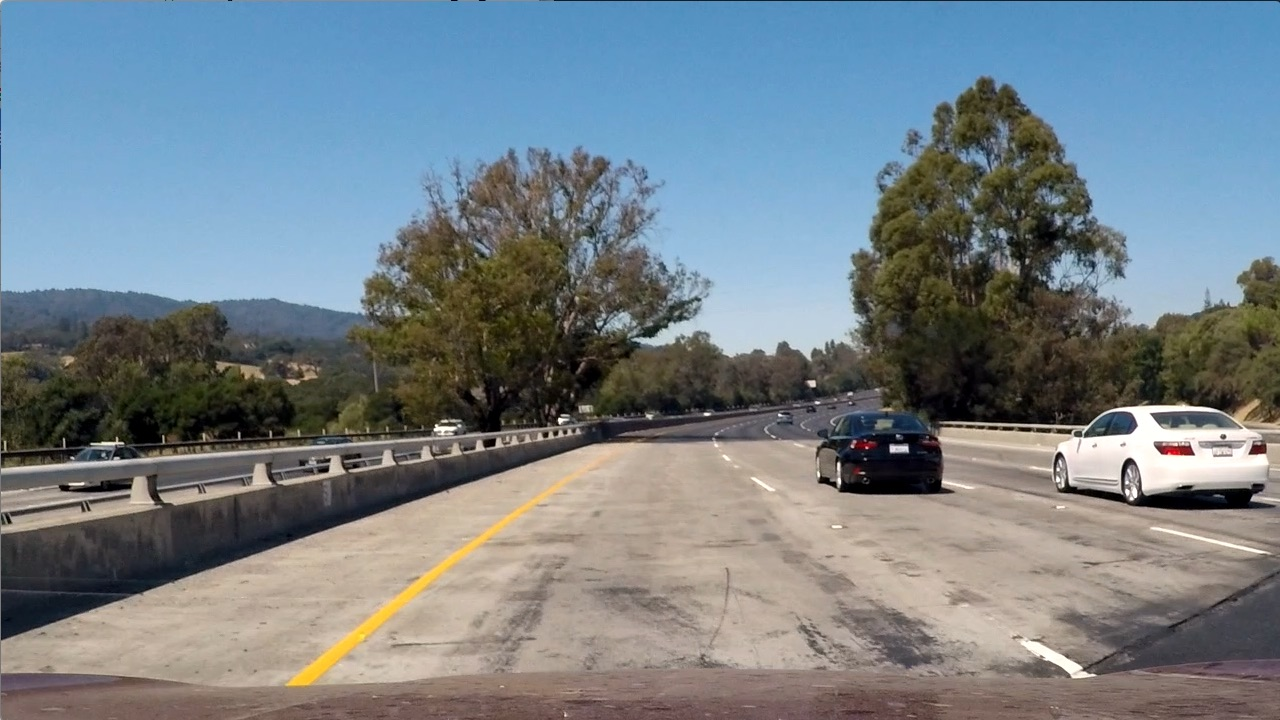
#> input picture test1.jpg, 1280 x 720 px; its folder holds only this picture in this run
$ python -i road_line_detection.py   (imports and definitions only)
#> lines starting #> are read from the running program, lines starting #| are printed output that depends on the picture; after the words box and inside, x2 and y2 are one past the last pixel; in counts of white or black regions, pixels touching at a corner belong together
#> further down, picture is the input picture: shape (720, 1280, 3); mean B, G, R 135.5, 128.7, 117.5
import matplotlib.pyplot as plt
import numpy as np
import cv2
import os
import matplotlib.image as mpimg
from moviepy.editor import VideoFileClip
import math

def interested_region(img, vertices):
    if len(img.shape) > 2:
        mask_color_ignore = (255,) * img.shape[2]
    else:
        mask_color_ignore = 255

    cv2.fillPoly(np.zeros_like(img), vertices, mask_color_ignore)
    return cv2.bitwise_and(img, np.zeros_like(img))


def hough_lines(img, rho, theta, threshold, min_line_len, max_line_gap):
    lines = cv2.HoughLinesP(img, rho, theta, threshold, np.array([]), minLineLength=min_line_len, maxLineGap=max_line_gap)
    line_img = np.zeros((img.shape[0], img.shape[1], 3), dtype=np.uint8)
    lines_drawn(line_img,lines)
    return line_img


def lines_drawn(img, lines, color=[255, 0, 0], thickness=6):
    global cache
    global first_frame
    slope_l, slope_r = [],[]
    lane_l,lane_r = [],[]

    a =0.2
    for line in lines:
        for x1,y1,x2,y2 in line:
            slope = (y2-y1)/(x2-x1)
            if slope > 0.4:
                slope_r.append(slope)
                lane_r.append(line)
            elif slope < -0.4:
                slope_l.append(slope)
                lane_l.append(line)
        img.shape[0] = min(y1,y2,img.shape[0])
    if((len(lane_l) == 0) or (len(lane_r) == 0)):
        print ('no lane detected')
        return 1
    slope_mean_l = np.mean(slope_l,axis =0)
    slope_mean_r = np.mean(slope_r,axis =0)
    mean_l = np.mean(np.array(lane_l),axis=0)
    mean_r = np.mean(np.array(lane_r),axis=0)

    if ((slope_mean_r == 0) or (slope_mean_l == 0 )):
        print('dividing by zero')
        return 1

    x1_l = int((img.shape[0] - mean_l[0][1] - (slope_mean_l * mean_l[0][0]))/slope_mean_l)
    x2_l = int((img.shape[0] - mean_l[0][1] - (slope_mean_l * mean_l[0][0]))/slope_mean_l)
    x1_r = int((img.shape[0] - mean_r[0][1] - (slope_mean_r * mean_r[0][0]))/slope_mean_r)
    x2_r = int((img.shape[0] - mean_r[0][1] - (slope_mean_r * mean_r[0][0]))/slope_mean_r)


    if x1_l > x1_r:
        x1_l = int((x1_l+x1_r)/2)
        x1_r = x1_l
        y1_l = int((slope_mean_l * x1_l ) + mean_l[0][1] - (slope_mean_l * mean_l[0][0]))
        y1_r = int((slope_mean_r * x1_r ) + mean_r[0][1] - (slope_mean_r * mean_r[0][0]))
        y2_l = int((slope_mean_l * x2_l ) + mean_l[0][1] - (slope_mean_l * mean_l[0][0]))
        y2_r = int((slope_mean_r * x2_r ) + mean_r[0][1] - (slope_mean_r * mean_r[0][0]))
    else:
        y1_l = img.shape[0]
        y2_l = img.shape[0]
        y1_r = img.shape[0]
        y2_r = img.shape[0]

    present_frame = np.array([x1_l,y1_l,x2_l,y2_l,x1_r,y1_r,x2_r,y2_r],dtype ="float32")

    if first_frame == 1:
        next_frame = present_frame
        first_frame = 0
    else :
        prev_frame = cache
        next_frame = (1-a)*prev_frame+a*present_frame

    cv2.line(img, (int(next_frame[0]), int(next_frame[1])), (int(next_frame[2]),int(next_frame[3])), color, thickness)
    cv2.line(img, (int(next_frame[4]), int(next_frame[5])), (int(next_frame[6]),int(next_frame[7])), color, thickness)

    cache = next_frame

def weighted_img(img, initial_img, α=0.8, β=1., λ=0.):
    return cv2.addWeighted(initial_img, α, img, β, λ)
def process_image(image):
    global first_frame
    gray_image = cv2.cvtColor(image, cv2.COLOR_BGR2GRAY)
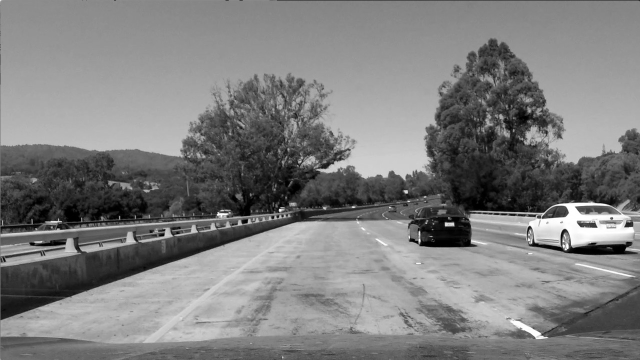
#> gray_image: shape (720, 1280) (shown at 1/2 size); min 0, max 255, mean 126.1
    img_hsv = cv2.cvtColor(image, cv2.COLOR_RGB2HSV)
#> img_hsv: shape (720, 1280, 3); mean H, S, V 68.1, 78, 149.5
    lower_yellow = np.array([20, 100, 100], dtype = "uint8")
    upper_yellow = np.array([30, 255, 255], dtype="uint8")
    mask_yellow = cv2.inRange(img_hsv, lower_yellow, upper_yellow)
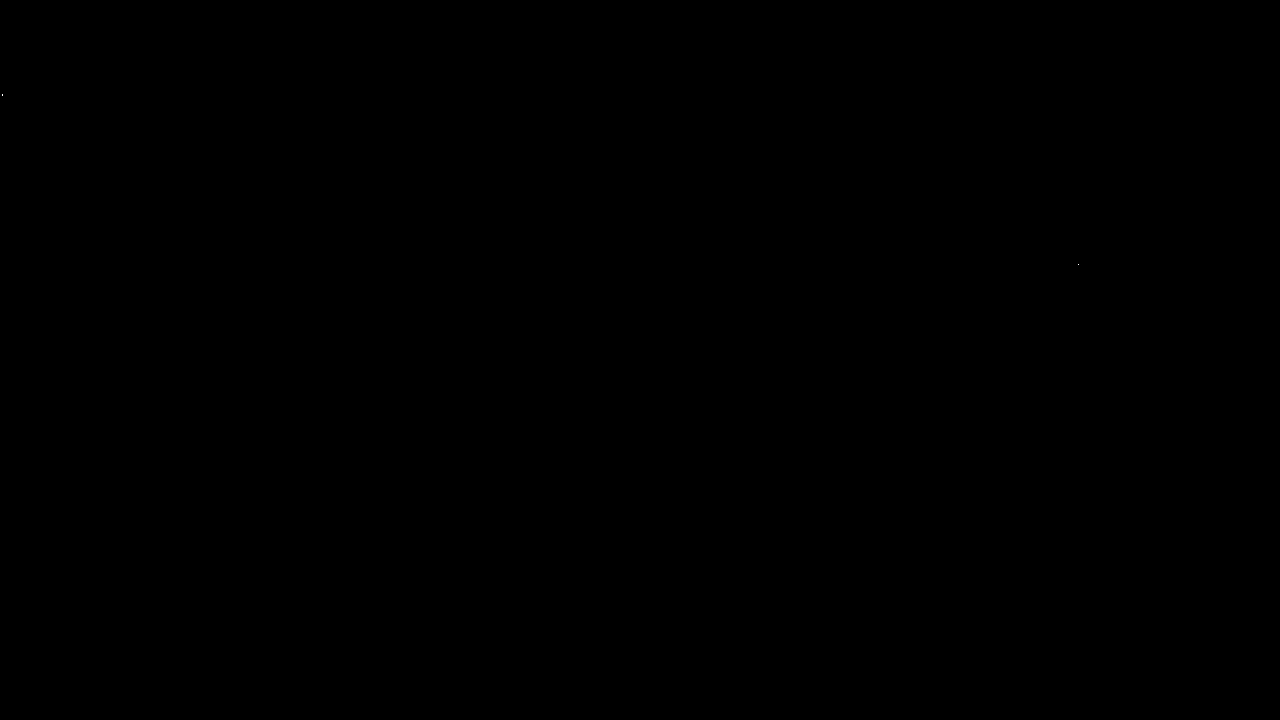
#> mask_yellow: shape (720, 1280); 0% white in thin lines or dots, all inside (x1, y1, x2, y2) = (2, 94, 1079, 265)
    mask_white = cv2.inRange(gray_image, 200, 255)
#> mask_white: shape (720, 1280); 2.6% white; 300 white regions (256 under 20 px), largest, box (x1, y1, x2, y2) and area: (939, 405, 1280, 491) 9557, (646, 297, 858, 359) 7015, (287, 459, 598, 685) 2925
    mask_yw = cv2.bitwise_or(mask_white, mask_yellow)
    mask_yw_image = cv2.bitwise_and(gray_image, mask_yw)
    gauss_gray= cv2.GaussianBlur(mask_yw_image, (5, 5), 0)
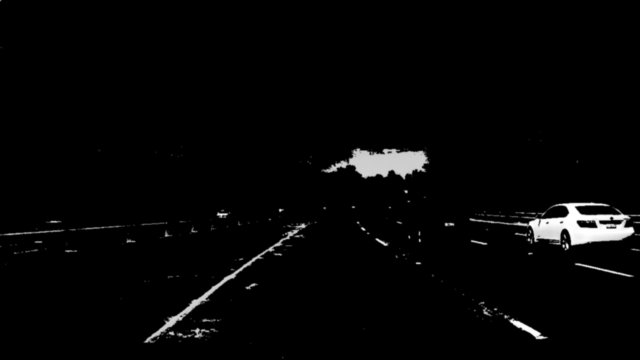
#> gauss_gray: shape (720, 1280) (shown at 1/2 size); min 0, max 255, mean 5.8
    canny_edges=cv2.Canny(gauss_gray, 50, 150)
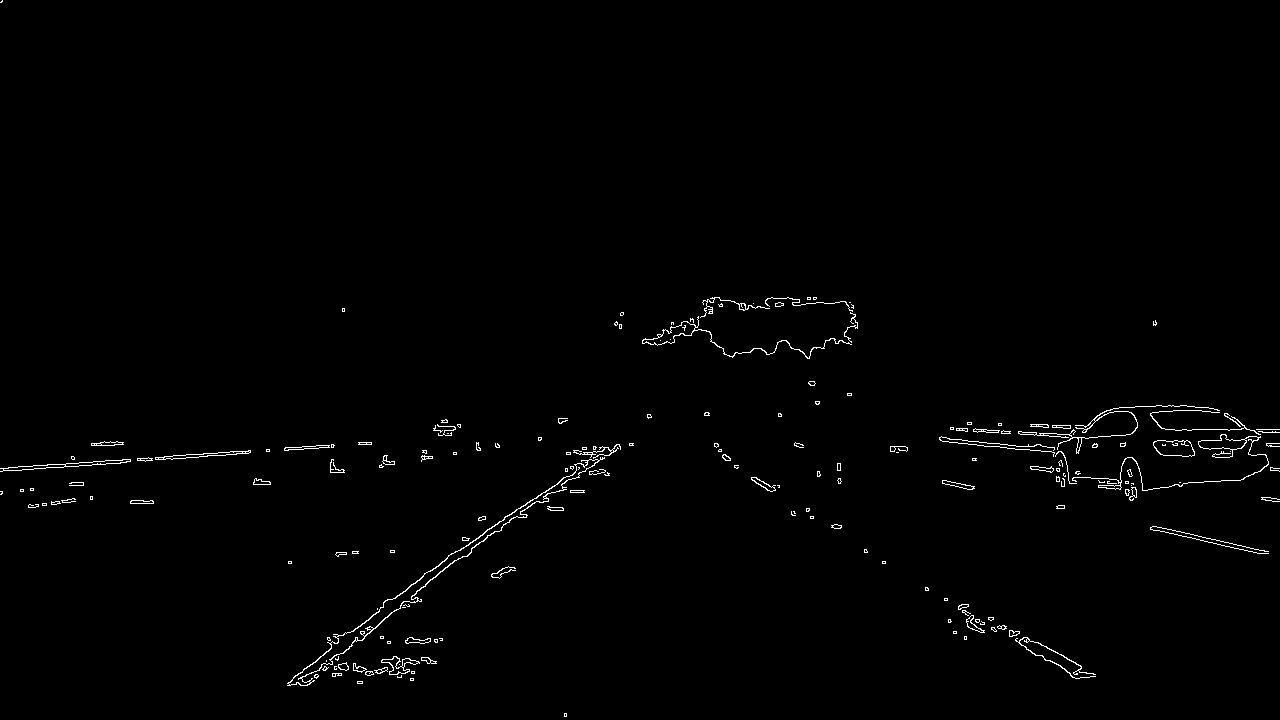
#> canny_edges: shape (720, 1280); 0.91% white in thin lines or dots
    imshape = image.shape
    lower_left = [imshape[1]/9,imshape[0]]
    lower_right = [imshape[1]-imshape[1]/9,imshape[0]]
    top_left = [imshape[1]/2-imshape[1]/8,imshape[0]/2+imshape[0]/10]
    top_right = [imshape[1]/2+imshape[1]/8,imshape[0]/2+imshape[0]/10]
    vertices = [np.array([lower_left,top_left,top_right,lower_right],dtype=np.int32)]
    roi_image = interested_region(canny_edges, vertices)
    theta = np.pi/180
    line_image = hough_lines(roi_image, 4, theta, 30, 100, 180)
#> in hough_lines, `lines = cv2.HoughLinesP(img, rho, theta, threshold, np.array([]), minL..`: lines = None
    result = weighted_img(line_image, image, α=0.8, β=1., λ=0.)
    return result


first_frame = 1
white_output = '__path_to_output_file__'
# [1 line that did not run here, left out]
# [1 line that did not run here, left out]
# [1 line not run here, left out]

>>> import cv2
>>> picture = cv2.imread('test1.jpg')
#> (the run stopped early here; a loop or call above may not have finished)

$ run again, on test2.jpg
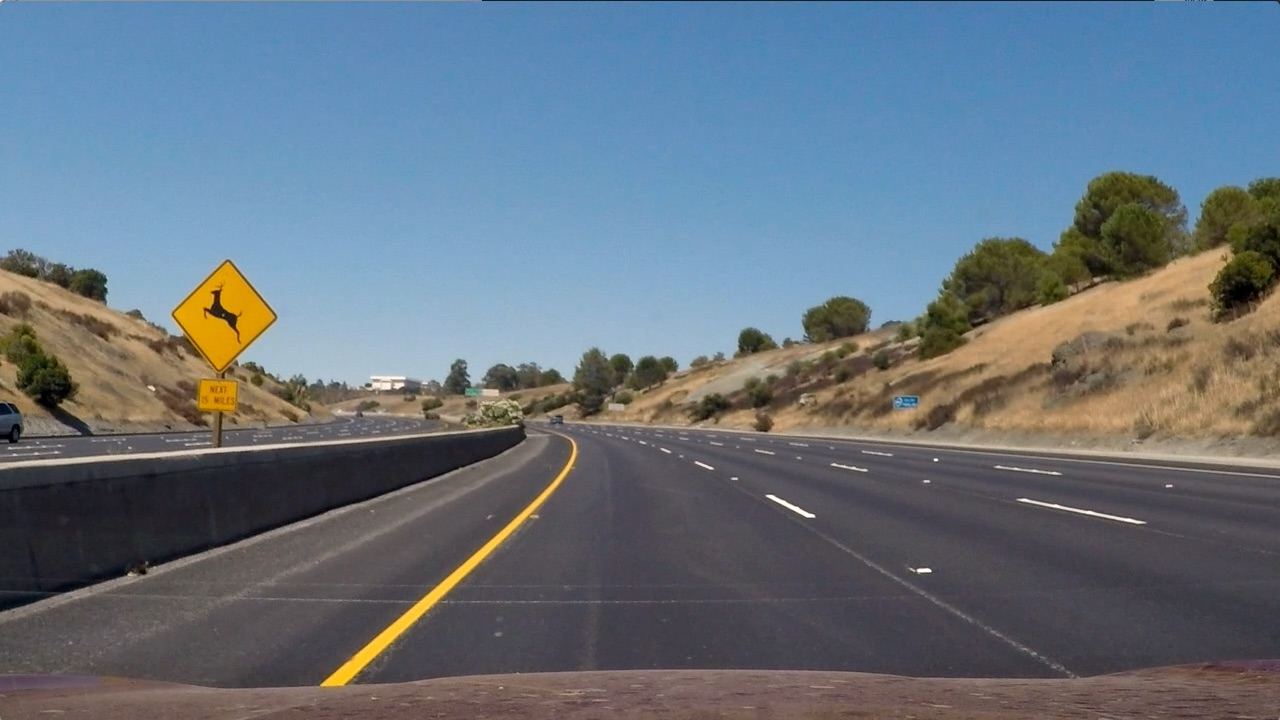
#> input picture test2.jpg, 1280 x 720 px
#> picture is the input picture: shape (720, 1280, 3); mean B, G, R 125.5, 114.6, 102.8
#> img_hsv: shape (720, 1280, 3); mean H, S, V 78.2, 80.3, 138.5
#> mask_yellow: shape (720, 1280); 0.01% white in thin lines or dots, all inside (x1, y1, x2, y2) = (899, 202, 1201, 407)
#> in process_image, `mask_white = cv2.inRange(gray_image, 200, 255)`:
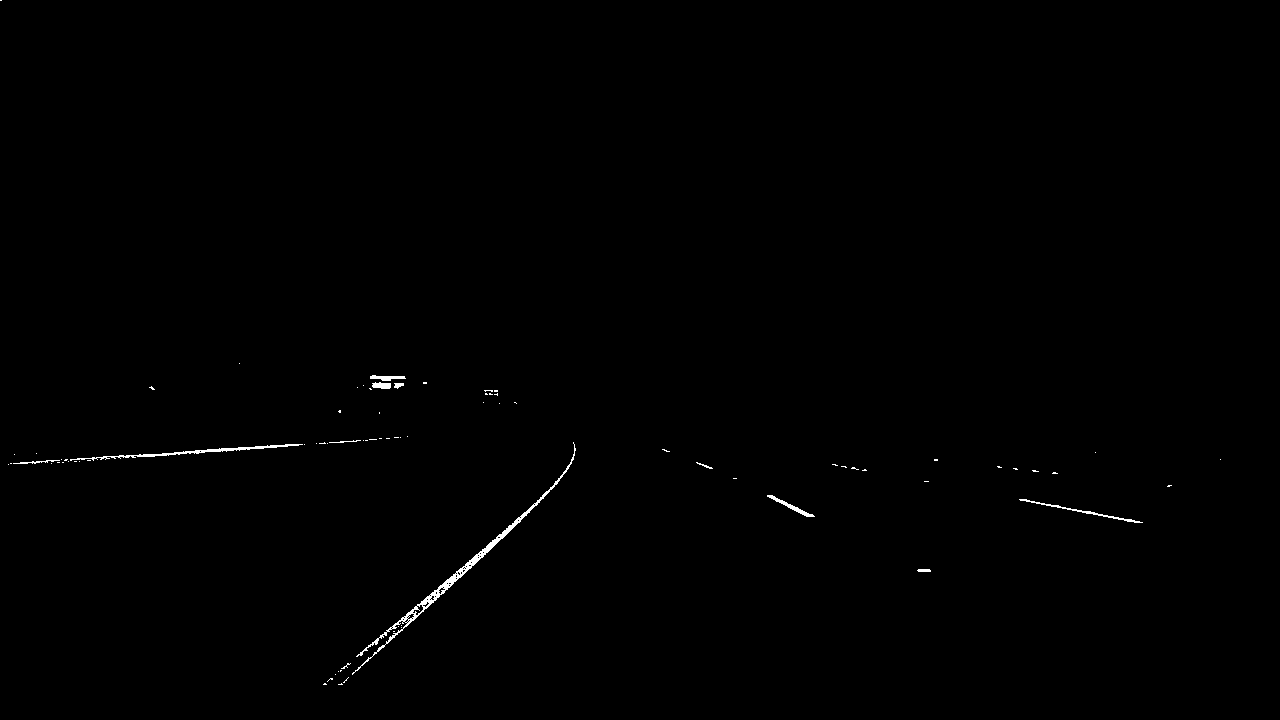
#> mask_white: shape (720, 1280); 0.34% white in thin lines or dots
#> mask_yw: shape (720, 1280); 0.35% white in thin lines or dots
#> in process_image, `canny_edges=cv2.Canny(gauss_gray, 50, 150)`:
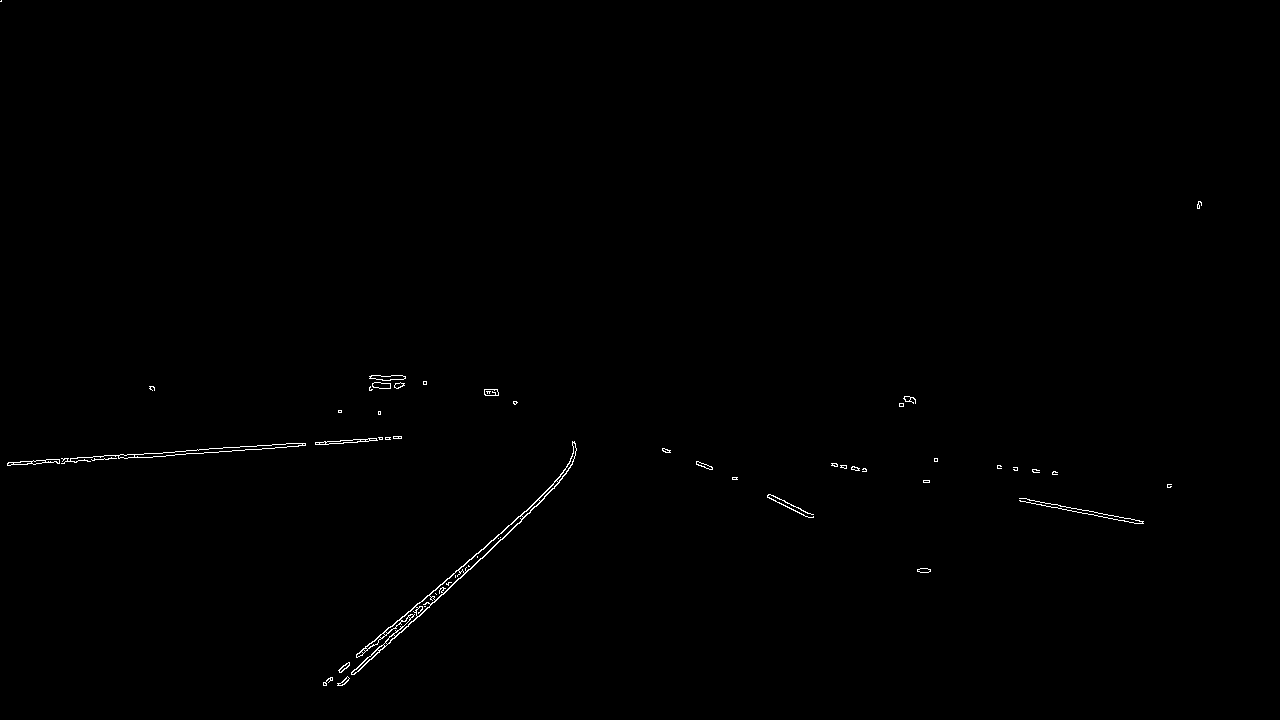
#> canny_edges: shape (720, 1280); 0.34% white in thin lines or dots, all inside (x1, y1, x2, y2) = (0, 0, 1202, 686)
#> lines = None
